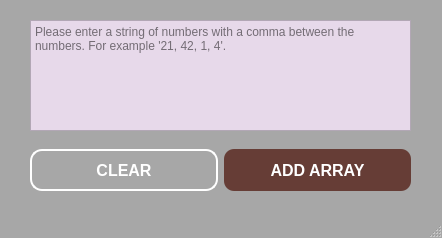
<?xml version="1.0" encoding="UTF-8"?>
<ui version="4.0">
 <class>MainWindow</class>
 <widget class="QMainWindow" name="MainWindow">
  <property name="geometry">
   <rect>
    <x>0</x>
    <y>0</y>
    <width>442</width>
    <height>238</height>
   </rect>
  </property>
  <property name="minimumSize">
   <size>
    <width>442</width>
    <height>238</height>
   </size>
  </property>
  <property name="maximumSize">
   <size>
    <width>442</width>
    <height>238</height>
   </size>
  </property>
  <property name="font">
   <font>
    <family>Ubuntu</family>
    <pointsize>12</pointsize>
   </font>
  </property>
  <property name="windowTitle">
   <string>MainWindow</string>
  </property>
  <property name="styleSheet">
   <string notr="true">#MainWindow{
background-color: rgb(167, 167, 167);
}</string>
  </property>
  <widget class="QWidget" name="centralwidget">
   <widget class="QTextEdit" name="takearray_textedit">
    <property name="geometry">
     <rect>
      <x>30</x>
      <y>20</y>
      <width>381</width>
      <height>111</height>
     </rect>
    </property>
    <property name="styleSheet">
     <string notr="true">background-color: rgb(231, 217, 234);
font: 10pt &quot;MS Shell Dlg 2&quot;;</string>
    </property>
    <property name="html">
     <string>&lt;!DOCTYPE HTML PUBLIC &quot;-//W3C//DTD HTML 4.0//EN&quot; &quot;http://www.w3.org/TR/REC-html40/strict.dtd&quot;&gt;
&lt;html&gt;&lt;head&gt;&lt;meta name=&quot;qrichtext&quot; content=&quot;1&quot; /&gt;&lt;meta charset=&quot;utf-8&quot; /&gt;&lt;style type=&quot;text/css&quot;&gt;
p, li { white-space: pre-wrap; }
hr { height: 1px; border-width: 0; }
&lt;/style&gt;&lt;/head&gt;&lt;body style=&quot; font-family:'MS Shell Dlg 2'; font-size:10pt; font-weight:400; font-style:normal;&quot;&gt;
&lt;p style=&quot;-qt-paragraph-type:empty; margin-top:0px; margin-bottom:0px; margin-left:0px; margin-right:0px; -qt-block-indent:0; text-indent:0px; font-size:7.8pt;&quot;&gt;&lt;br /&gt;&lt;/p&gt;&lt;/body&gt;&lt;/html&gt;</string>
    </property>
    <property name="placeholderText">
     <string>Please enter a string of numbers with a comma between the numbers. For example '21, 42, 1, 4'.</string>
    </property>
   </widget>
   <widget class="QWidget" name="layoutWidget">
    <property name="geometry">
     <rect>
      <x>30</x>
      <y>140</y>
      <width>381</width>
      <height>60</height>
     </rect>
    </property>
    <layout class="QHBoxLayout" name="horizontalLayout">
     <item>
      <widget class="QPushButton" name="clear_btn">
       <property name="minimumSize">
        <size>
         <width>0</width>
         <height>42</height>
        </size>
       </property>
       <property name="maximumSize">
        <size>
         <width>16777215</width>
         <height>42</height>
        </size>
       </property>
       <property name="font">
        <font>
         <family>Ubuntu</family>
         <pointsize>12</pointsize>
         <bold>true</bold>
        </font>
       </property>
       <property name="styleSheet">
        <string notr="true">#clear_btn{
border-radius: 12px;
border: 2px solid white;
background-color: rgb(f, f, f);
color: white;
}

#clear_btn:hover{
background-color: 
qlineargradient(spread:pad, x1:0, y1:0, x2:0.625, y2:0.761, stop:0 rgba(48, 33, 14, 255), stop:1 rgba(0, 108, 80, 255));
}</string>
       </property>
       <property name="text">
        <string>CLEAR</string>
       </property>
      </widget>
     </item>
     <item>
      <widget class="QPushButton" name="add_array_btn">
       <property name="minimumSize">
        <size>
         <width>0</width>
         <height>42</height>
        </size>
       </property>
       <property name="maximumSize">
        <size>
         <width>16777215</width>
         <height>42</height>
        </size>
       </property>
       <property name="font">
        <font>
         <family>Ubuntu</family>
         <pointsize>12</pointsize>
         <bold>true</bold>
        </font>
       </property>
       <property name="styleSheet">
        <string notr="true">#add_array_btn {
background-color: rgb(102, 61, 54);
border-radius: 10px ;
color: white;
}

#add_array_btn:hover {
background-color:qlineargradient(spread:pad, x1:0, y1:0, x2:0.625, y2:0.761, stop:0 rgba(48, 33, 14, 255), stop:1 rgba(0, 108, 80, 255));
}</string>
       </property>
       <property name="text">
        <string>ADD ARRAY</string>
       </property>
      </widget>
     </item>
    </layout>
   </widget>
  </widget>
  <widget class="QStatusBar" name="statusbar"/>
 </widget>
 <resources>
  <include location="../../Sorting-Algorithms-Visualisation-master/resources.qrc"/>
 </resources>
 <connections/>
</ui>
